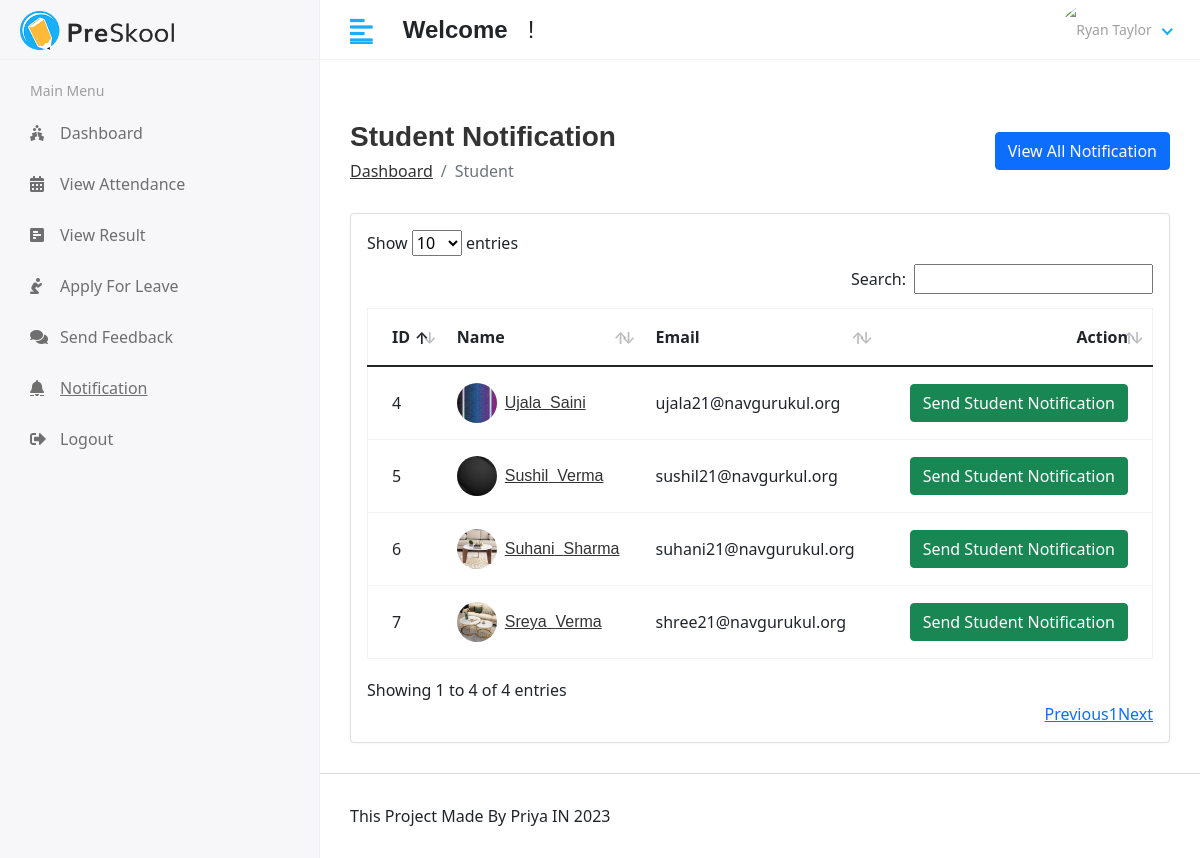
The app's page /hod/student/notification with its own data.
### app/models.py (models this page shows, shortened)
class Student(models.Model):
    admin = models.OneToOneField(CustomUser, on_delete=models.CASCADE)
    address = models.TextField()
    gender = models.CharField(max_length = 50)
    course_id = models.ForeignKey(CoursesModel, on_delete=models.DO_NOTHING)
    session_year_id = models.ForeignKey(SessionModel, on_delete =  models.DO_NOTHING)
    createdAt = models.DateTimeField(auto_now_add=True)
    uodatedAt = models.DateTimeField(auto_now_add=True)

class CustomUser(AbstractUser):
    User = (
        (1,'HOD'),
        (2,'STAFF'),
        (3,'STUDENT')
    )
    user_type=models.CharField(choices=User, max_length=200,default='1')
    profile_pic = models.ImageField(upload_to='media/profile_pic')

### student_management_system/Hod_views.py (the view)
# urls.py: path('hod/student/notification', Hod_views.STUDENT_SEND_NOTIFICAITON, name = 'student_notification'),
def STUDENT_SEND_NOTIFICAITON(request):
    student = Student.objects.all()
    notifications = Student_Notification.objects.all()
    context = {
        "student": student,
        "notification":notifications
    }
    return render(request, 'Hod/student_notification.html', context)

### templates/Hod/student_notification.html (shortened to what this page needs)
{% extends 'base.html' %}
{% block content %}
</div>
<div class="content container-fluid">
    <div class="page-header">
        <div class="row align-items-center">
            <div class="col">
                <h3 class="page-title">Student Notification </h3>
                <ul class="breadcrumb">
                    <li class="breadcrumb-item"><a href="index.html">Dashboard</a></li>
                    <li class="breadcrumb-item active">Student</li>
                </ul>
            </div>
            <div class="col-auto text-right float-right ml-auto">
                <button type="button" class="btn btn-primary" data-toggle="modal" data-target="#sendnotification">
                    View All Notification
                </button>
            </div>
        </div>
    </div>
    <div class="row">
        <div class="col-sm-12">
            <div class="card card-table">
                <div class="card-body">
                    <div class="table-responsive">
                        <table id="table_id" class="table table-hover table-center mb-0 ">
                            <thead>
                                <tr>
                                    <th>ID</th>
                                    <th>Name</th>
                                    <th>Email</th>
                                    <th class="text-right">Action</th>
                                </tr>
                            </thead>
                            <tbody>
                                {% for user in student %}
                                <tr>
                                    <td>{{user.id}}</td>
                                    <td>
                                        <h2 class="table-avatar">
                                            <a href="student-details.html" class="avatar avatar-sm mr-2"><img
                                                    class="avatar-img rounded-circle" src="/{{user.admin.profile_pic}}"
                                                    alt="User Image"></a>
                                            <a href="student-details.html">{{user.admin.first_name}}&nbsp;
                                                {{user.admin.last_name}}</a>
                                        </h2>
                                    </td>
                                    <td>{{user.admin.email}}</td>
                                    <td class="text-right">
                                        <button type="button" class="btn btn-success" data-toggle="modal"
                                            data-target="#sendnotification1-{{forloop.counter}}">
                                             Send Student Notification
                                        </button>
                                    </td>
                                </tr>
                                {% endfor %}
                            </tbody>
                        </table>
                    </div>
                </div>
            </div>
        </div>
    </div>
</div>
{% endblock %}

### static/assets/css/style.css (style rules this page uses)
html { height: 100%; }
body { background-color: #fff; color: #333; font-family: 'Poppins', sans-serif; font-size: 1rem; height: 100%; line-height: 1.5; overflow-x: hidden; }
h1, h2, h3, h4, h5, h6 { font-family: 'Poppins', sans-serif; margin-top: 0; }
a { color: #009ce7; }
input, input:focus, button, button:focus { outline: none; }
ul, ol { padding: 0px; list-style: none; }
.table { color: #333; max-width: 100%; margin-bottom: 0; width: 100%; }
.table.dataTable { border-collapse: collapse !important; border: 1px solid rgba(0, 0, 0, 0.05); }
table.table td h2 { display: inline-block; font-size: inherit; font-weight: 400; margin: 0; padding: 0; vertical-align: middle; }
table.table td h2.table-avatar { align-items: center; display: inline-flex; font-size: inherit; font-weight: 400; margin: 0; padding: 0; vertical-align: middle; white-space: nowrap; }
table.table td h2 a { color: #333; }
.table thead tr th { font-weight: 600; }
.table tbody tr { border-bottom: 1px solid rgba(0, 0, 0, 0.05); }
.table.table-center td, .table.table-center th { vertical-align: middle; }
.card-table .card-body .table > thead > tr > th { border-top: 0; }
.card-table .card-body .table tr td:first-child, .card-table .card-body .table tr th:first-child { padding-left: 1.5rem; }
.card-table .card-body .table tr td:last-child, .card-table .card-body .table tr th:last-child { padding-right: 1.5rem; }
.card-table .table td, .card-table .table th { border-top: 1px solid #e2e5e8; padding: 1rem 0.75rem; white-space: nowrap; }
.btn-primary { background-color: #FFBC53; border: 1px solid #FFBC53; }
.btn-success { background-color: #7bb13c; border: 1px solid #7bb13c }
.card { border: 1px solid #ececf5; box-shadow: 0 1px 3px 0 rgba(0, 0, 0, 0.03); margin-bottom: 1.875rem; }
.card-body { padding: 1.5rem; }
.avatar { position: relative; display: inline-block; width: 3rem; height: 3rem }
.avatar > img { width: 100%; height: 100%; -o-object-fit: cover; object-fit: cover; }
.avatar-sm { width: 2.5rem; height: 2.5rem; }
.page-wrapper > .content { padding: 1.875rem 1.875rem 0; }
.page-header { margin-bottom: 1.875rem; }
.page-header .breadcrumb { background-color: transparent; color: #6c757d; font-size: 1rem; font-weight: 500; margin-bottom: 0; padding: 0; }
.page-header .breadcrumb a { color: #333; }
.page-title { font-size: 28px; font-weight: 600; color: #333; margin-bottom: 5px; }

### records on screen
Student: id "4", admin.profile_pic (picture), admin.first_name "Ujala", admin.last_name "Saini", admin.email "ujala21@navgurukul.org"
Student: id "5", admin.profile_pic (picture), admin.first_name "Sushil", admin.last_name "Verma", admin.email "sushil21@navgurkul.org"
Student: id "6", admin.profile_pic (picture), admin.first_name "Suhani", admin.last_name "Sharma", admin.email "suhani21@navgurukul.org"
Student: id "7", admin.profile_pic (picture), admin.first_name "Sreya", admin.last_name "Verma", admin.email "shree21@navgurukul.org"
